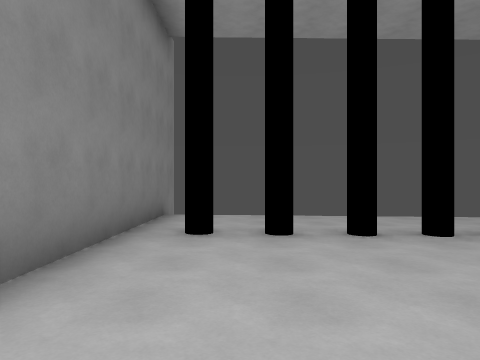
view 1 (above)

12 first-person views from a walk through a Godot game level. The camera is 1.4 m above the floor, looks level and sees 70° across. The floor is counted in squares, 2 m on a side. Each view is taken from the middle of a square. On the plan, view 1 faces up. The plan holds only what a view shows up to about 11 squares ahead; the rest is blank. Surface patterns are stand-ins for the level's own textures.

view 2
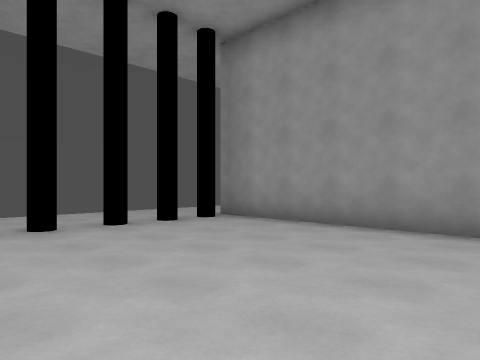

view 3
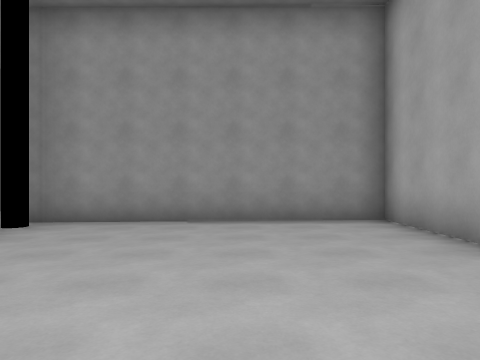

view 4
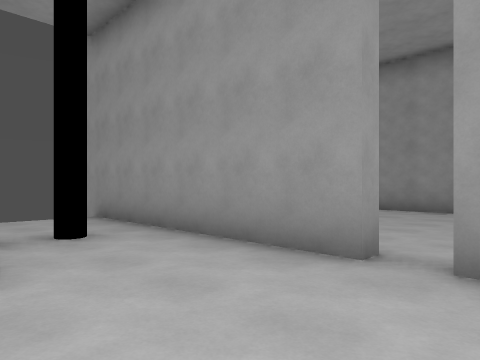

view 5
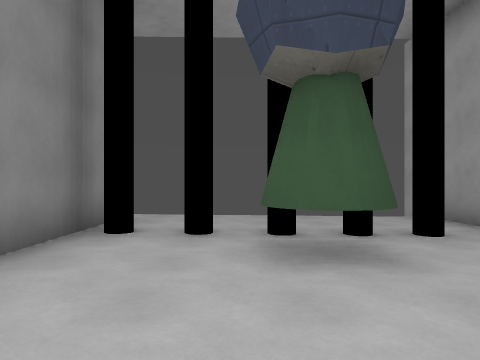

view 6
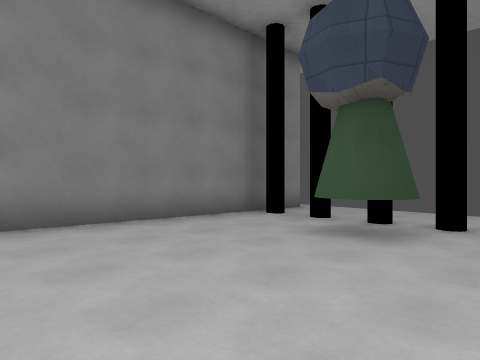

view 7
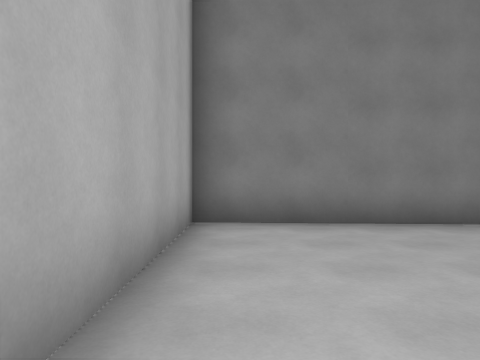

view 8
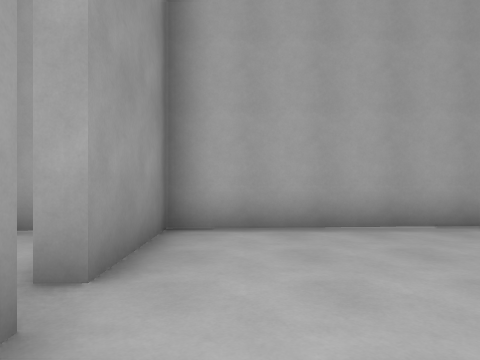

view 9
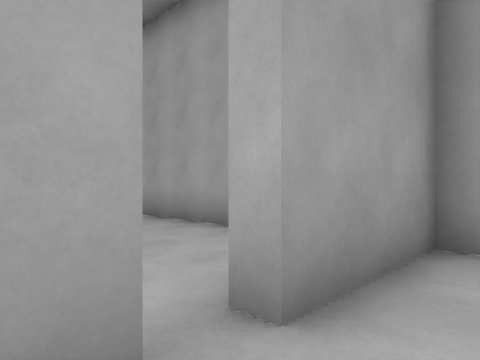

view 10
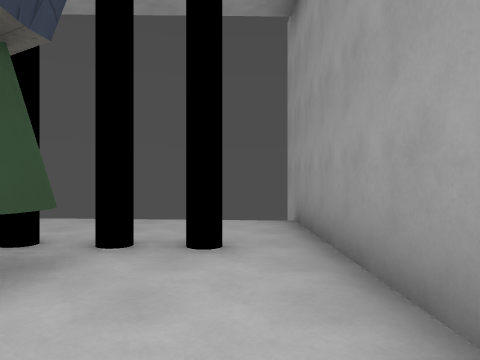

view 11
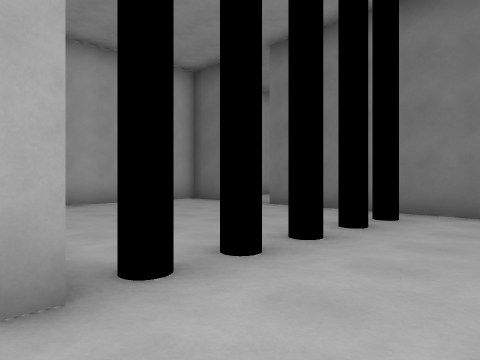

view 12
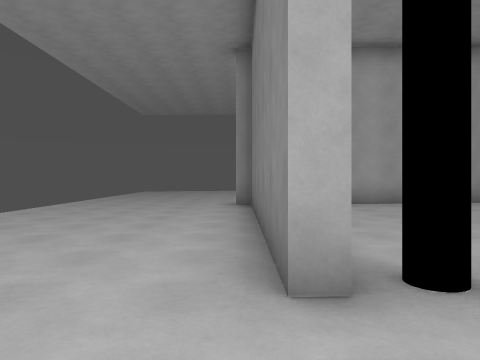

### Floor plan
Key: @ floor where view 1 was taken; # wall or solid block; x gap in a wall; . main floor; : floor 0.25 m higher than the main floor; - floor 0.25 m lower than the main floor.
Columns run from 8 left of view 1 to 9 right of it. Each row starts with its distance up from view 1.
  8       #
  7 ......#...----
  6 #.....#...-----
  5 #..#xx#...xxx#--
  4 #..#..#.....-#--
  3 #..#..#......#---
  2 #.....#......#----
  1 #............#----
  0 #:....#.@....#.---
 -1 #::...#......#..--
 -2 ##############...-
 -3              .....
 -4              .....

Where each view was taken, in squares from view 1:
view 1: 0 up, 0 right, facing up
view 2: 1 down, 1 left, facing up-right
view 3: 1 up, 2 left, facing right
view 4: 0 up, 5 left, facing up-right
view 5: 0 up, 6 left, facing up
view 6: 1 down, 3 left, facing up-left
view 7: 1 down, 3 left, facing left
view 8: 3 up, 3 left, facing down
view 9: 2 up, 3 left, facing down-right
view 10: 1 up, 3 left, facing up
view 11: 7 up, 5 right, facing down-left
view 12: 7 up, 5 right, facing down
